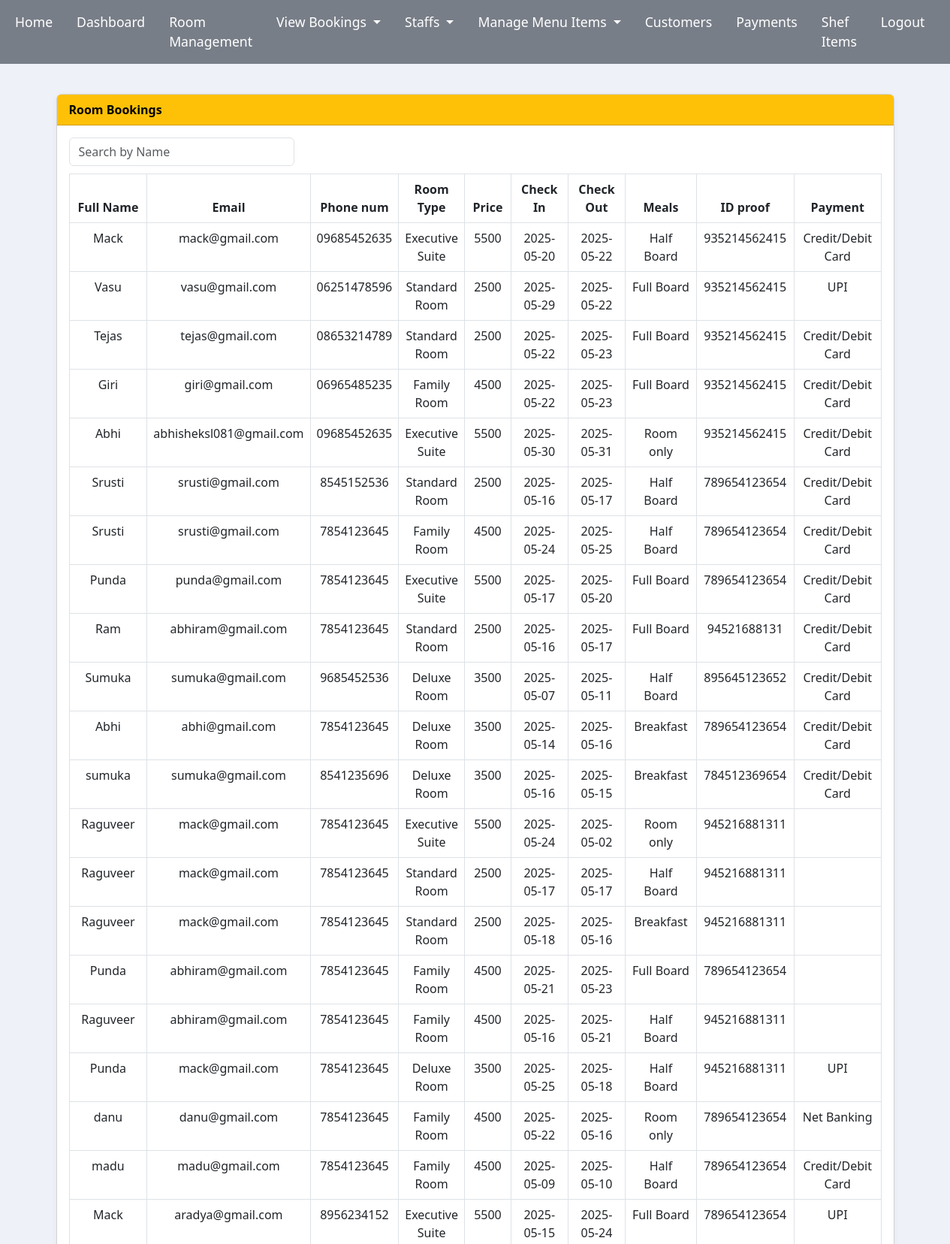
Screenshot of /adminviewroomsbooking.php (upper part) with the database file from the repository.
### tables this page shows
CREATE TABLE `roomsbooking` (
  `cemail` varchar(50) DEFAULT NULL,
  `fname` varchar(50) DEFAULT NULL,
  `emailid` varchar(50) DEFAULT NULL,
  `phnumber` varchar(50) DEFAULT NULL,
  `country` varchar(50) DEFAULT NULL,
  `roomtype` varchar(50) DEFAULT NULL,
  `price` varchar(50) DEFAULT NULL,
  `cin` date DEFAULT NULL,
  `cout` date DEFAULT NULL,
  `bedtype` varchar(50) DEFAULT NULL,
  `meal` varchar(50) DEFAULT NULL,
  `noofperson` int(11) DEFAULT NULL,
  `identityproof` varchar(50) DEFAULT NULL,
  `paymentmethod` varchar(50) DEFAULT NULL,
  `id` int(11) NOT NULL
);

### adminviewroomsbooking.php (the view, shortened to what this page needs)
<?php include("admintab.php"); ?>
<!DOCTYPE html>
<html lang="en">
<head>
    <link href="https://cdn.jsdelivr.net/npm/bootstrap@5.3.0/dist/css/bootstrap.min.css" rel="stylesheet">
</head>
<body>
    <div class="container">
        <div class="card">
            <div class="card-header">Room Bookings</div>
            <div class="card-body">
                <input type="text" class="form-control search-input" placeholder="Search by Name" onKeyUp="filterTable(this, 'regTable')">
                <table width="103%" class="table table-bordered table-hover" id="regTable" style="text-align: center; width: 100%;">
                    <thead>
                        <tr>
                            <th>Full Name</th>
                            <th width="80">Email</th>
                            <th width="53">Phone num</th>
                            <th width="61">Room Type</th>
                            <th width="98">Price</th>
                            <th>Check  In</th>
                            <th>Check  Out</th>
                            <th>Meals</th>
                            <th>ID proof</th>
                            <th>Payment</th>
                        </tr>
                    </thead>
                    <tbody>
                        <?php
                        $sql = "SELECT * FROM roomsbooking";
                        $retval = mysqli_query($conn, $sql);
                        if (mysqli_num_rows($retval) > 0) {
                            while ($row = mysqli_fetch_assoc($retval)) {
                        ?>
                                <tr>
                                    <td width="214" bgcolor="#FFFFFF">
                                        <div align="center"><?php echo $row["fname"] ?></div>
                                  </td>
                                    <td bgcolor="#FFFFFF">
                                        <div align="center"><?php echo $row["emailid"] ?> </div>
                                    </td>
                                    <td bgcolor="#FFFFFF">
                                        <div align="center"><?php echo $row["phnumber"] ?> </div>
                                    </td>
                                    <td bgcolor="#FFFFFF">
                                        <div align="center"><?php echo $row["roomtype"] ?> </div>
                                    </td>
                                    <td bgcolor="#FFFFFF">
                                        <div align="center"><?php echo $row["price"] ?></div>
                                    </td>
                                    <td bgcolor="#FFFFFF" width="150">
                                        <div align="center"><?php echo $row["cin"] ?> </div>
                                  </td>
                                    <td width="158" bgcolor="#FFFFFF">
                                        <div align="center"><?php echo $row["cout"] ?></div>
                                  </td>
                                    <td width="138" bgcolor="#FFFFFF">
                                        <div align="center"><?php echo $row["meal"] ?></div>
                                  </td>
                                    <td width="155" bgcolor="#FFFFFF">
                                        <div align="center"><?php echo $row["identityproof"] ?></div>
                                  </td>
                                    <td width="166" bgcolor="#FFFFFF">
                                        <div align="center"><?php echo $row["paymentmethod"] ?></div>
                                  </td>
                                </tr>
                        <?php
                            }
                        }
                        ?>
                    </tbody>
              </table>
            </div>
        </div>
    </div>
</body>
</html>

### adminviewroomsbooking.php (style rules this page uses)
table { text-align: center; max-width:100%; }
body { background-color: #eef1f7; font-family: 'Segoe UI', sans-serif; }
.container { margin-top: 40px; }
.card { border-radius: 8px; box-shadow: 0 2px 8px rgba(0, 0, 0, 0.05); margin-bottom: 30px; }
.card-header { background-color: #ffc107; color: black; font-weight: bold; }
.search-input { max-width: 300px; margin-bottom: 10px; }

### rows the page displays
roomsbooking: fname "Mack", emailid "mack@gmail.com", phnumber "09685452635", roomtype "Executive Suite", price "5500", cin "2025-05-20", cout "2025-05-22", meal "Half Board", identityproof "935214562415", paymentmethod "Credit/Debit Card"
roomsbooking: fname "Vasu", emailid "vasu@gmail.com", phnumber "06251478596", roomtype "Standard Room", price "2500", cin "2025-05-29", cout "2025-05-22", meal "Full Board", identityproof "935214562415", paymentmethod "UPI"
roomsbooking: fname "Tejas", emailid "tejas@gmail.com", phnumber "08653214789", roomtype "Standard Room", price "2500", cin "2025-05-22", cout "2025-05-23", meal "Full Board", identityproof "935214562415", paymentmethod "Credit/Debit Card"
roomsbooking: fname "Giri", emailid "giri@gmail.com", phnumber "06965485235", roomtype "Family Room", price "4500", cin "2025-05-22", cout "2025-05-23", meal "Full Board", identityproof "935214562415", paymentmethod "Credit/Debit Card"
roomsbooking: fname "Abhi", emailid "abhisheksl081@gmail.com", phnumber "09685452635", roomtype "Executive Suite", price "5500", cin "2025-05-30", cout "2025-05-31", meal "Room only", identityproof "935214562415", paymentmethod "Credit/Debit Card"
roomsbooking: fname "Srusti", emailid "srusti@gmail.com", phnumber "8545152536", roomtype "Standard Room", price "2500", cin "2025-05-16", cout "2025-05-17", meal "Half Board", identityproof "789654123654", paymentmethod "Credit/Debit Card"
roomsbooking: fname "Srusti", emailid "srusti@gmail.com", phnumber "7854123645", roomtype "Family Room", price "4500", cin "2025-05-24", cout "2025-05-25", meal "Half Board", identityproof "789654123654", paymentmethod "Credit/Debit Card"
roomsbooking: fname "Punda", emailid "punda@gmail.com", phnumber "7854123645", roomtype "Executive Suite", price "5500", cin "2025-05-17", cout "2025-05-20", meal "Full Board", identityproof "789654123654", paymentmethod "Credit/Debit Card"
roomsbooking: fname "Ram", emailid "abhiram@gmail.com", phnumber "7854123645", roomtype "Standard Room", price "2500", cin "2025-05-16", cout "2025-05-17", meal "Full Board", identityproof "94521688131", paymentmethod "Credit/Debit Card"
roomsbooking: fname "Sumuka", emailid "sumuka@gmail.com", phnumber "9685452536", roomtype "Deluxe Room", price "3500", cin "2025-05-07", cout "2025-05-11", meal "Half Board", identityproof "895645123652", paymentmethod "Credit/Debit Card"
roomsbooking: fname "Abhi", emailid "abhi@gmail.com", phnumber "7854123645", roomtype "Deluxe Room", price "3500", cin "2025-05-14", cout "2025-05-16", meal "Breakfast", identityproof "789654123654", paymentmethod "Credit/Debit Card"
roomsbooking: fname "sumuka", emailid "sumuka@gmail.com", phnumber "8541235696", roomtype "Deluxe Room", price "3500", cin "2025-05-16", cout "2025-05-15", meal "Breakfast", identityproof "784512369654", paymentmethod "Credit/Debit Card"
roomsbooking: fname "Raguveer", emailid "mack@gmail.com", phnumber "7854123645", roomtype "Executive Suite", price "5500", cin "2025-05-24", cout "2025-05-02", meal "Room only", identityproof "945216881311"
roomsbooking: fname "Raguveer", emailid "mack@gmail.com", phnumber "7854123645", roomtype "Standard Room", price "2500", cin "2025-05-17", cout "2025-05-17", meal "Half Board", identityproof "945216881311"
roomsbooking: fname "Raguveer", emailid "mack@gmail.com", phnumber "7854123645", roomtype "Standard Room", price "2500", cin "2025-05-18", cout "2025-05-16", meal "Breakfast", identityproof "945216881311"
roomsbooking: fname "Punda", emailid "abhiram@gmail.com", phnumber "7854123645", roomtype "Family Room", price "4500", cin "2025-05-21", cout "2025-05-23", meal "Full Board", identityproof "789654123654"
roomsbooking: fname "Raguveer", emailid "abhiram@gmail.com", phnumber "7854123645", roomtype "Family Room", price "4500", cin "2025-05-16", cout "2025-05-21", meal "Half Board", identityproof "945216881311"
roomsbooking: fname "Punda", emailid "mack@gmail.com", phnumber "7854123645", roomtype "Deluxe Room", price "3500", cin "2025-05-25", cout "2025-05-18", meal "Half Board", identityproof "945216881311", paymentmethod "UPI"
roomsbooking: fname "danu", emailid "danu@gmail.com", phnumber "7854123645", roomtype "Family Room", price "4500", cin "2025-05-22", cout "2025-05-16", meal "Room only", identityproof "789654123654", paymentmethod "Net Banking"
roomsbooking: fname "madu", emailid "madu@gmail.com", phnumber "7854123645", roomtype "Family Room", price "4500", cin "2025-05-09", cout "2025-05-10", meal "Half Board", identityproof "789654123654", paymentmethod "Credit/Debit Card"
roomsbooking: fname "Mack", emailid "aradya@gmail.com", phnumber "8956234152", roomtype "Executive Suite", price "5500", cin "2025-05-15", cout "2025-05-24", meal "Full Board", identityproof "789654123654", paymentmethod "UPI"
